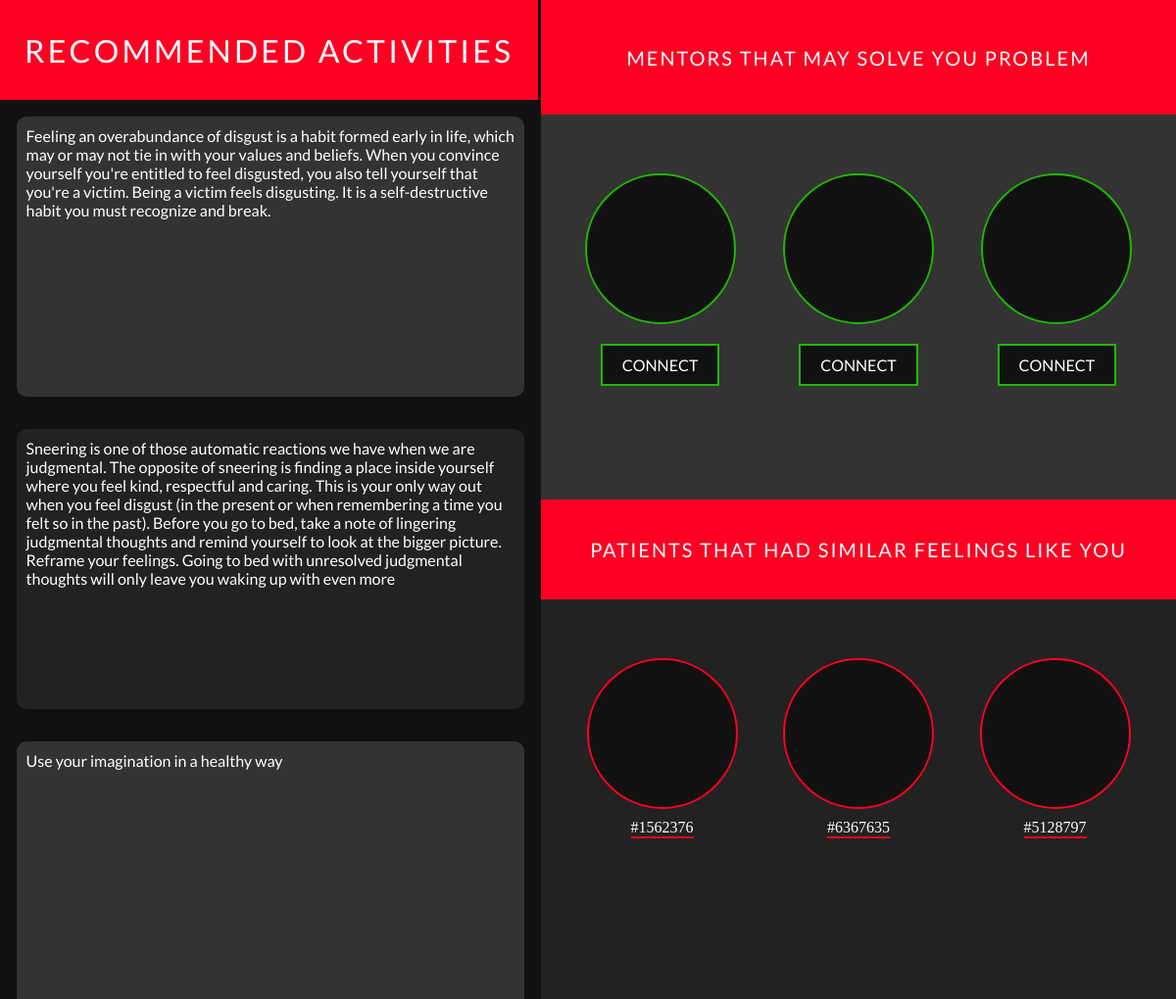
The app's page /dashboard.php?emotion=Disgust with its own data.
### tables this page shows
CREATE TABLE `Disgust` (
  `id` int(11) NOT NULL,
  `task` text NOT NULL
);

### dashboard.php (the view, shortened to what this page needs)
<?php
 require_once('db.php');
?>
<!DOCTYPE html>
<html lang="en">
<head>
  <link rel="stylesheet" href="css/dashboard.css">
</head>
<body>
  <div class="dashboard-container">
    <div class="activities-container">
      <div class="activities-heading" style="width:99.5%;">Recommended activities</div>
      <div class="activities">
        <?php
      $emotion=$_SESSION['emotion'];
      $query = "SELECT * FROM `$emotion`";
      $result = $connection->query($query);
      while ($row = $result->fetch_assoc()){
        $task=$row['task'];
        echo "<div class='activity'>$task</div>";
      }
        ?>
      </div>
    </div>
    <div class="sub-dashboard">
      <div class="video-container" style="z-index: 1;">
        <div class="activities-heading" style="animation-delay: 0.5s; font-size: 20px; height:11.5vh">Mentors that may solve you problem</div>
        <div class="others">
          <div class="other">
            <div style="border-color:rgb(31, 184, 0)"class="pic">
            </div>
            <a target="_blank" class="connect-btn">Connect</a>
          </div>
          <div class="other">
            <div style="border-color:rgb(31, 184, 0)" class="pic">
            </div>
            <a href='' class="connect-btn">Connect</a>
          </div>
          <div class="other">
            <div style="border-color:rgb(31, 184, 0)" class="pic">
            </div>
            <a href='' class="connect-btn">Connect</a>
          </div>
        </div>
      </div>
      <div class="others-container">
        <div class="activities-heading" style="animation-delay: 0.7s; font-size: 20px;">Patients that had similar feelings like you</div>
        <div class="others">
          <div class="other">
            <div class="pic">
            </div>
            <a href='chat.php' target="_blank" class="url">#1562376</a>
          </div>
          <div class="other">
            <div class="pic">
            </div>
            <a href='chat.php' target="_blank" class="url">#6367635</a>
          </div>
          <div class="other">
            <div class="pic">
            </div>
            <a href='chat.php'  target="_blank" class="url">#5128797</a>
          </div>
        </div>
      </div>
    </div>
  </div>
</body>
</html>

### css/dashboard.css (style rules this page uses)
body { padding:0 !important; margin:0 !important; }
.dashboard-container { display: flex; width:100vw; height:100vh; }
.activities-container { display:flex; flex-direction: column; flex-wrap: wrap; width:46%; height:100%; background-color:#111; }
.activities-heading { display: flex; width:100%; justify-content: center; align-items: center; height:10vh; color:white; background-color:rgb(255, 0, 34); font-family: Lato,'sans-serif'; font-size: 32px; letter-spacing: .1em; text-transform: uppercase; animation: comeDown 0.7s cubic-bezier(0.075, 0.82, 0.165, 1) 0.3s forwards; transform:translate(0%,-100%); }
.activities { display:flex; flex-wrap: wrap; justify-content: center; width:100%; height: 90vh; overflow: auto; color:white; }
.activity { width:100%; height:29%; margin:3%; background: #333; border-radius: 10px; padding:10px; font-family:Lato, 'sans-serif'; }
.activity:nth-child(even) { background: #222; }
.sub-dashboard { width:54%; display: flex; flex-direction: column; }
.video-container { display: flex; height:50%; background-color:#333; flex-direction: column; width:100%; }
.others-container { display: flex; flex-direction: column; height: 50%; width:100%; background-color:#222; }
.others { margin:60px 0; width:100%; display: flex; justify-content: space-evenly; align-items: center; }
.other { display: flex; justify-content: center; align-items: center; flex-direction: column; }
.pic { height:150px; width: 150px; background: #111; border-radius: 50%; position: relative; display:flex; justify-content: center; align-items: center; flex-wrap:wrap; overflow: hidden; border: 2px solid rgb(255, 0, 34); }
.url { text-decoration: none; color:white; margin:10px; border-bottom:2px solid rgb(255,0,34); }
.connect-btn { display: inline-block; padding:10px 20px; text-decoration: none; text-transform: uppercase; font-family: Lato,'sans-serif'; background: #111; color:white; margin: 20px; border:2px solid rgb(31, 184, 0); transition: all 0.3s; }

### records on screen
disgust: task "Feeling an overabundance of disgust is a habit formed early in life, which may or may not tie in with your values and beliefs. When you convince yourself you're entitled to feel disgusted, you also tell yourself that you're a victim. Being a victim feels disgusting. It is a self-destructive habit you must recognize and break."
disgust: task "Sneering is one of those automatic reactions we have when we are judgmental. The opposite of sneering is finding a place inside yourself where you feel kind, respectful and caring. This is your only way out when you feel disgust (in the present or when remembering a time you felt so in the past). Before you go to bed, take a note of lingering judgmental thoughts and remind yourself to look at the bigger picture. Reframe your feelings. Going to bed with unresolved judgmental thoughts will only leave you waking up with even more"
disgust: task "Use your imagination in a healthy way"
